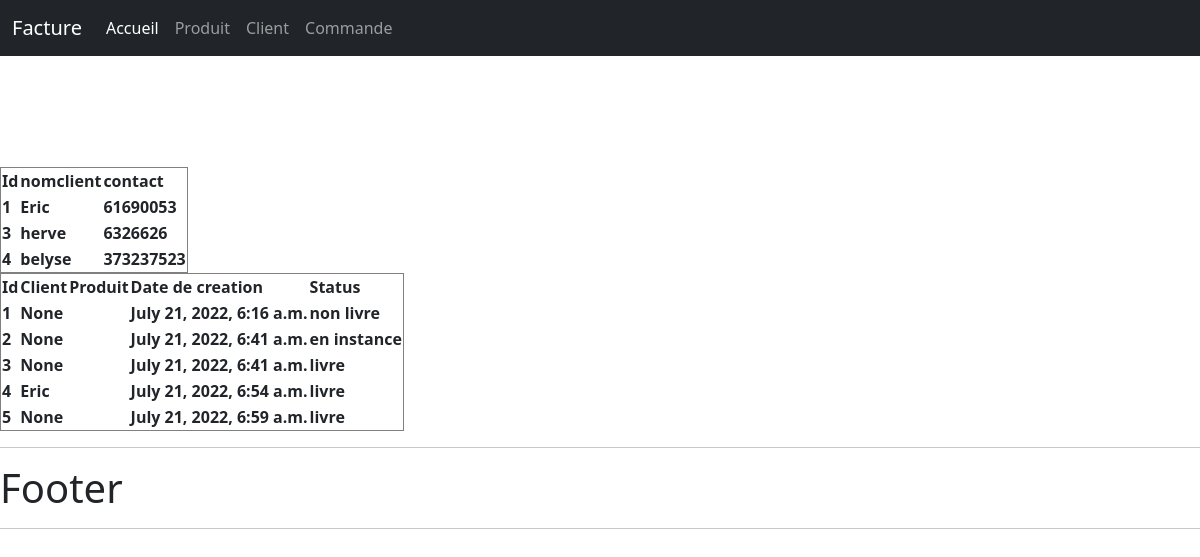
/client/, run on the app's committed database.
### client/models.py (models this page shows)
class Client(models.Model):
    nomclient = models.CharField(max_length=200,null=True)
    contact = models.CharField(max_length=200,null=True)
    date_creation = models.DateTimeField(auto_now_add=True,null=True)
    def __str__(self):
        return self.nomclient

### commande/models.py (models this page shows, shortened)
class Commande(models.Model):
    STATUS=(('livre','livre'),('non livre','non livre'),('en instance','en instance'))
    date_creation=models.DateTimeField(auto_now_add=True,null=True)
    status=models.CharField(max_length=200,null=True,choices=STATUS)
    client=models.ForeignKey(Client,null=True,on_delete=models.SET_NULL)
    Produit=models.ForeignKey(Produit,null=True,on_delete=models.SET_NULL)

### client/views.py (the view)
# urls.py: path('',views.Home),
def Home(request):
    commande=Commande.objects.all()
    client=Client.objects.all()
    context={'commandes':commande,'clients':client}
    return render(request,'Client/acceuil_client.html',context)

### templates/Client/acceuil_client.html
 {% extends 'main.html' %}
{% block contenu  %}
<table border="collapse">
    <tr>
        <th>Id</th><pre>
        <th>nomclient</th><pre>
        <th>contact</th><pre>
    </tr>
    {%for client in clients%}
    <tr>
    <th>{{client.id}}</th>
    <th>{{client.nomclient}}</th>
    <th>{{client.contact}}</th>
</tr>
    {% endfor %}
</table>
<table border="collapse">
    <tr>
        <th>Id</th>
        </pre><th>Client</th>
        <th>Produit</th>
        <th>Date de creation</th>
        <th>Status</th>
    </tr>
    {%for commande in commandes%}
    <tr>
        <th>{{commande.id}}</th>
        <th>{{commande.client}}</th>
        <th>{{commande.produit}}</th>
        <th>{{commande.date_creation}}</th>
        <th>{{commande.status}}</th>
    </tr>
        {% endfor %}
</table>
    {% endblock  %}

### templates/main.html (shortened to what this page needs)
<!DOCTYPE html>
<html>
<head>
<link href="https://cdn.jsdelivr.net/npm/bootstrap@5.2.0/dist/css/bootstrap.min.css" rel="stylesheet">
</head>
<body>
    {% include 'base/navbar.html' %}
 {% block contenu  %}{% endblock  %}
    <hr>
    <h1>Footer</h1>
    <hr>
</body>
</html>

### templates/base/navbar.html (shortened to what this page needs)
 <nav class="navbar navbar-expand-lg navbar-dark bg-dark">
    <div class="container-fluid">
      <a class="navbar-brand" href="#">Facture</a>
      <div class="collapse navbar-collapse" id="navbarNav">
        <ul class="navbar-nav">
          <li class="nav-item">
            <a class="nav-link active" aria-current="page" href="#">Accueil</a>
          </li>
          <li class="nav-item">
            <a class="nav-link" href="#">Produit</a>
          </li>
          <li class="nav-item">
            <a class="nav-link" href="#">Client</a>
          </li>
          <li class="nav-item">
            <a class="nav-link" href="#">Commande</a>
          </li>
        </ul>
      </div>
    </div>
  </nav>

### data on the page
Client: id "1", nomclient "Eric", contact "61690053"
Client: id "3", nomclient "herve", contact "6326626"
Client: id "4", nomclient "belyse", contact "373237523"
Commande: id "1", client "None", date_creation "July 21, 2022, 6:16 a.m.", status "non livre"
Commande: id "2", client "None", date_creation "July 21, 2022, 6:41 a.m.", status "en instance"
Commande: id "3", client "None", date_creation "July 21, 2022, 6:41 a.m.", status "livre"
Commande: id "4", client "Eric", date_creation "July 21, 2022, 6:54 a.m.", status "livre"
Commande: id "5", client "None", date_creation "July 21, 2022, 6:59 a.m.", status "livre"
